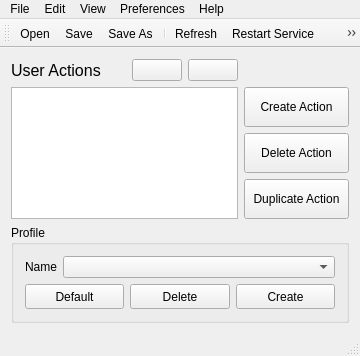
<?xml version="1.0" encoding="UTF-8"?>
<ui version="4.0">
 <class>MainView</class>
 <widget class="QMainWindow" name="MainView">
  <property name="geometry">
   <rect>
    <x>0</x>
    <y>0</y>
    <width>360</width>
    <height>351</height>
   </rect>
  </property>
  <property name="windowTitle">
   <string>QuickCut</string>
  </property>
  <property name="windowIcon">
   <iconset>
    <activeon>:/logo.png</activeon>
   </iconset>
  </property>
  <widget class="QWidget" name="centralWidget">
   <layout class="QGridLayout" name="gridLayout">
    <item row="0" column="0">
     <widget class="QLabel" name="lblUserActions">
      <property name="maximumSize">
       <size>
        <width>100</width>
        <height>16777215</height>
       </size>
      </property>
      <property name="font">
       <font>
        <pointsize>12</pointsize>
        <weight>50</weight>
        <bold>false</bold>
       </font>
      </property>
      <property name="text">
       <string>User Actions</string>
      </property>
     </widget>
    </item>
    <item row="0" column="1">
     <spacer name="horizontalSpacer">
      <property name="orientation">
       <enum>Qt::Horizontal</enum>
      </property>
      <property name="sizeHint" stdset="0">
       <size>
        <width>19</width>
        <height>20</height>
       </size>
      </property>
     </spacer>
    </item>
    <item row="0" column="2">
     <widget class="QPushButton" name="btnActionMoveDown">
      <property name="minimumSize">
       <size>
        <width>50</width>
        <height>0</height>
       </size>
      </property>
      <property name="maximumSize">
       <size>
        <width>30</width>
        <height>16777215</height>
       </size>
      </property>
      <property name="toolTip">
       <string>Moves action down.</string>
      </property>
      <property name="text">
       <string/>
      </property>
      <property name="icon">
       <iconset>
        <activeon>:/icons/btn_movedown.png</activeon>
       </iconset>
      </property>
     </widget>
    </item>
    <item row="0" column="3">
     <widget class="QPushButton" name="btnActionMoveUp">
      <property name="minimumSize">
       <size>
        <width>50</width>
        <height>0</height>
       </size>
      </property>
      <property name="maximumSize">
       <size>
        <width>30</width>
        <height>16777215</height>
       </size>
      </property>
      <property name="toolTip">
       <string>Moves action up.</string>
      </property>
      <property name="text">
       <string/>
      </property>
      <property name="icon">
       <iconset>
        <activeon>:/icons/btn_moveup.png</activeon>
       </iconset>
      </property>
     </widget>
    </item>
    <item row="1" column="0" colspan="4">
     <widget class="QListWidget" name="lbxActions"/>
    </item>
    <item row="1" column="4">
     <layout class="QVBoxLayout" name="verticalLayout">
      <item>
       <widget class="QPushButton" name="btnActionCreate">
        <property name="minimumSize">
         <size>
          <width>105</width>
          <height>40</height>
         </size>
        </property>
        <property name="maximumSize">
         <size>
          <width>85</width>
          <height>40</height>
         </size>
        </property>
        <property name="text">
         <string>Create Action</string>
        </property>
       </widget>
      </item>
      <item>
       <widget class="QPushButton" name="btnActionDelete">
        <property name="minimumSize">
         <size>
          <width>105</width>
          <height>40</height>
         </size>
        </property>
        <property name="maximumSize">
         <size>
          <width>85</width>
          <height>40</height>
         </size>
        </property>
        <property name="text">
         <string>Delete Action</string>
        </property>
       </widget>
      </item>
      <item>
       <widget class="QPushButton" name="btnActionDuplicate">
        <property name="minimumSize">
         <size>
          <width>105</width>
          <height>40</height>
         </size>
        </property>
        <property name="maximumSize">
         <size>
          <width>85</width>
          <height>40</height>
         </size>
        </property>
        <property name="text">
         <string>Duplicate Action</string>
        </property>
       </widget>
      </item>
     </layout>
    </item>
    <item row="2" column="0" colspan="5">
     <widget class="QGroupBox" name="gbxProfile">
      <property name="title">
       <string>Profile</string>
      </property>
      <layout class="QVBoxLayout" name="verticalLayout_3">
       <item>
        <layout class="QHBoxLayout" name="horizontalLayout_2">
         <item>
          <widget class="QLabel" name="lblProfile">
           <property name="minimumSize">
            <size>
             <width>32</width>
             <height>16</height>
            </size>
           </property>
           <property name="maximumSize">
            <size>
             <width>32</width>
             <height>16</height>
            </size>
           </property>
           <property name="text">
            <string>Name:</string>
           </property>
          </widget>
         </item>
         <item>
          <widget class="QComboBox" name="cbxProfile"/>
         </item>
        </layout>
       </item>
       <item>
        <layout class="QHBoxLayout" name="horizontalLayout">
         <item>
          <widget class="QPushButton" name="btnSetActive">
           <property name="minimumSize">
            <size>
             <width>55</width>
             <height>25</height>
            </size>
           </property>
           <property name="text">
            <string>Default</string>
           </property>
          </widget>
         </item>
         <item>
          <widget class="QPushButton" name="btnDeleteProfile">
           <property name="minimumSize">
            <size>
             <width>55</width>
             <height>25</height>
            </size>
           </property>
           <property name="text">
            <string>Delete</string>
           </property>
          </widget>
         </item>
         <item>
          <widget class="QPushButton" name="btnCreateProfile">
           <property name="minimumSize">
            <size>
             <width>55</width>
             <height>25</height>
            </size>
           </property>
           <property name="text">
            <string>Create</string>
           </property>
          </widget>
         </item>
        </layout>
       </item>
      </layout>
     </widget>
    </item>
   </layout>
  </widget>
  <widget class="QMenuBar" name="menuBar">
   <property name="geometry">
    <rect>
     <x>0</x>
     <y>0</y>
     <width>360</width>
     <height>21</height>
    </rect>
   </property>
   <widget class="QMenu" name="menuFile">
    <property name="title">
     <string>File</string>
    </property>
    <addaction name="actionFileOpen"/>
    <addaction name="actionFileSave"/>
    <addaction name="actionFileSaveAs"/>
    <addaction name="separator"/>
    <addaction name="separator"/>
    <addaction name="actionFileExit"/>
   </widget>
   <widget class="QMenu" name="menuEdit">
    <property name="title">
     <string>Edit</string>
    </property>
   </widget>
   <widget class="QMenu" name="menuSettings">
    <property name="title">
     <string>Preferences</string>
    </property>
    <widget class="QMenu" name="menuTheme">
     <property name="title">
      <string>Theme     </string>
     </property>
     <addaction name="actionThemeDefault"/>
     <addaction name="actionThemeDark"/>
     <addaction name="actionThemeBreezeDark"/>
     <addaction name="actionThemeBreezeLight"/>
     <addaction name="actionThemeConsoleDark"/>
     <addaction name="actionThemeUbuntu"/>
     <addaction name="actionThemeDarkOrange"/>
     <addaction name="separator"/>
     <addaction name="actionThemeLoadQss"/>
    </widget>
    <addaction name="menuTheme"/>
   </widget>
   <widget class="QMenu" name="menuView">
    <property name="title">
     <string>View</string>
    </property>
    <addaction name="actionViewToolBar"/>
    <addaction name="actionViewStatusBar"/>
    <addaction name="separator"/>
    <addaction name="actionViewRefresh"/>
   </widget>
   <widget class="QMenu" name="menuHelp">
    <property name="title">
     <string>Help</string>
    </property>
    <addaction name="actionHelpAbout"/>
    <addaction name="separator"/>
    <addaction name="actionHelpExamples"/>
    <addaction name="separator"/>
    <addaction name="actionHelpCheckUpdates"/>
   </widget>
   <addaction name="menuFile"/>
   <addaction name="menuEdit"/>
   <addaction name="menuView"/>
   <addaction name="menuSettings"/>
   <addaction name="menuHelp"/>
  </widget>
  <widget class="QToolBar" name="toolBar">
   <attribute name="toolBarArea">
    <enum>TopToolBarArea</enum>
   </attribute>
   <attribute name="toolBarBreak">
    <bool>false</bool>
   </attribute>
   <addaction name="actionFileOpen"/>
   <addaction name="actionFileSave"/>
   <addaction name="actionFileSaveAs"/>
   <addaction name="separator"/>
   <addaction name="actionViewRefresh"/>
   <addaction name="actionFileRestartService"/>
   <addaction name="actionThemeLoadQss"/>
   <addaction name="separator"/>
   <addaction name="actionHelpAbout"/>
  </widget>
  <widget class="QStatusBar" name="statusBar"/>
  <action name="actionFileOpen">
   <property name="icon">
    <iconset resource="../QuickCut.qrc">
     <normaloff>:/icons/file_open.png</normaloff>:/icons/file_open.png</iconset>
   </property>
   <property name="text">
    <string>Open</string>
   </property>
  </action>
  <action name="actionFileSave">
   <property name="icon">
    <iconset resource="../QuickCut.qrc">
     <normaloff>:/icons/file_save.png</normaloff>:/icons/file_save.png</iconset>
   </property>
   <property name="text">
    <string>Save</string>
   </property>
  </action>
  <action name="actionFileSaveAs">
   <property name="icon">
    <iconset resource="../QuickCut.qrc">
     <normaloff>:/icons/file_saveas.png</normaloff>:/icons/file_saveas.png</iconset>
   </property>
   <property name="text">
    <string>Save As...</string>
   </property>
  </action>
  <action name="actionFileExit">
   <property name="icon">
    <iconset resource="../QuickCut.qrc">
     <normaloff>:/icons/file_exit.png</normaloff>:/icons/file_exit.png</iconset>
   </property>
   <property name="text">
    <string>Exit</string>
   </property>
  </action>
  <action name="actionHelpAbout">
   <property name="icon">
    <iconset resource="../QuickCut.qrc">
     <normaloff>:/icons/help_about.png</normaloff>:/icons/help_about.png</iconset>
   </property>
   <property name="text">
    <string>About</string>
   </property>
  </action>
  <action name="actionHelpExamples">
   <property name="icon">
    <iconset resource="../QuickCut.qrc">
     <normaloff>:/icons/help_search.png</normaloff>:/icons/help_search.png</iconset>
   </property>
   <property name="text">
    <string>Examples</string>
   </property>
  </action>
  <action name="actionHelpCheckUpdates">
   <property name="icon">
    <iconset resource="../QuickCut.qrc">
     <normaloff>:/icons/help_check_updates.png</normaloff>:/icons/help_check_updates.png</iconset>
   </property>
   <property name="text">
    <string>Check for updates...</string>
   </property>
  </action>
  <action name="actionFully_Map_Key">
   <property name="text">
    <string>Fully Map Key</string>
   </property>
  </action>
  <action name="actionViewToolBar">
   <property name="checkable">
    <bool>true</bool>
   </property>
   <property name="checked">
    <bool>true</bool>
   </property>
   <property name="icon">
    <iconset resource="../QuickCut.qrc">
     <normaloff>:/icons/view_toolbar.png</normaloff>:/icons/view_toolbar.png</iconset>
   </property>
   <property name="text">
    <string>Tool Bar</string>
   </property>
  </action>
  <action name="actionViewStatusBar">
   <property name="checkable">
    <bool>true</bool>
   </property>
   <property name="checked">
    <bool>true</bool>
   </property>
   <property name="icon">
    <iconset resource="../QuickCut.qrc">
     <normaloff>:/icons/view_statusbar.png</normaloff>:/icons/view_statusbar.png</iconset>
   </property>
   <property name="text">
    <string>Status Bar</string>
   </property>
  </action>
  <action name="actionThemeDefault">
   <property name="checkable">
    <bool>true</bool>
   </property>
   <property name="checked">
    <bool>false</bool>
   </property>
   <property name="text">
    <string>Default</string>
   </property>
  </action>
  <action name="actionThemeDark">
   <property name="checkable">
    <bool>true</bool>
   </property>
   <property name="text">
    <string>Dark</string>
   </property>
  </action>
  <action name="actionViewRefresh">
   <property name="icon">
    <iconset resource="../QuickCut.qrc">
     <normaloff>:/icons/view_refresh.png</normaloff>:/icons/view_refresh.png</iconset>
   </property>
   <property name="text">
    <string>Refresh</string>
   </property>
  </action>
  <action name="actionThemeLoadQss">
   <property name="icon">
    <iconset resource="../QuickCut.qrc">
     <normaloff>:/icons/preferences_open_theme.png</normaloff>:/icons/preferences_open_theme.png</iconset>
   </property>
   <property name="text">
    <string>Load Custom Stylesheet...</string>
   </property>
  </action>
  <action name="actionThemeBreezeDark">
   <property name="checkable">
    <bool>true</bool>
   </property>
   <property name="text">
    <string>Breeze Dark</string>
   </property>
  </action>
  <action name="actionThemeBreezeLight">
   <property name="checkable">
    <bool>true</bool>
   </property>
   <property name="text">
    <string>Breeze Light</string>
   </property>
  </action>
  <action name="actionThemeUbuntu">
   <property name="checkable">
    <bool>true</bool>
   </property>
   <property name="checked">
    <bool>true</bool>
   </property>
   <property name="text">
    <string>Ubuntu</string>
   </property>
  </action>
  <action name="actionThemeConsoleDark">
   <property name="checkable">
    <bool>true</bool>
   </property>
   <property name="text">
    <string>Console Dark</string>
   </property>
  </action>
  <action name="actionFileRestartService">
   <property name="icon">
    <iconset resource="../QuickCut.qrc">
     <normaloff>:/icons/file_restart_service.png</normaloff>:/icons/file_restart_service.png</iconset>
   </property>
   <property name="text">
    <string>Restart Service</string>
   </property>
  </action>
  <action name="actionThemeDarkOrange">
   <property name="checkable">
    <bool>true</bool>
   </property>
   <property name="text">
    <string>Dark Orange</string>
   </property>
  </action>
 </widget>
 <layoutdefault spacing="6" margin="11"/>
 <tabstops>
  <tabstop>lbxActions</tabstop>
  <tabstop>btnActionCreate</tabstop>
  <tabstop>btnActionDelete</tabstop>
  <tabstop>btnActionDuplicate</tabstop>
  <tabstop>cbxProfile</tabstop>
  <tabstop>btnCreateProfile</tabstop>
  <tabstop>btnSetActive</tabstop>
 </tabstops>
 <resources>
  <include location="../QuickCut.qrc"/>
 </resources>
 <connections/>
</ui>
